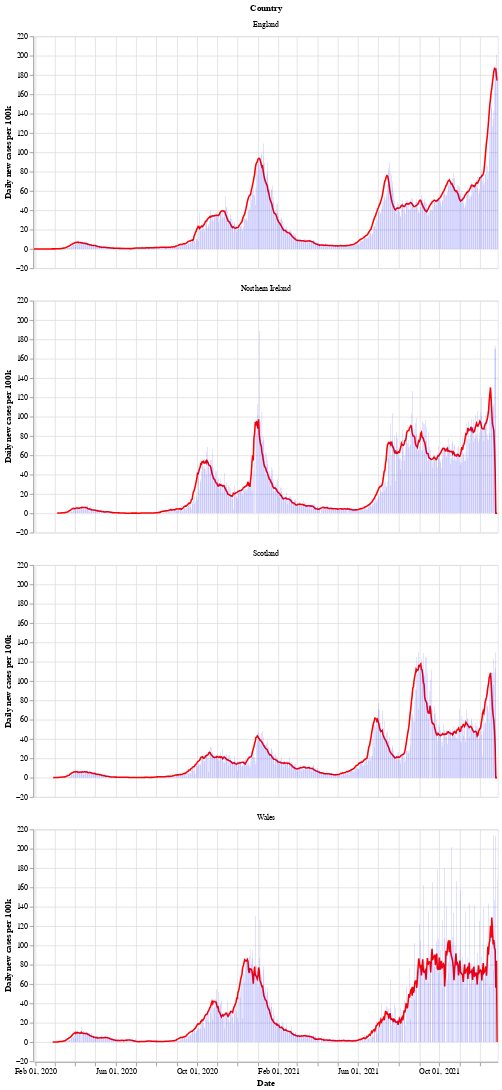

Notebook source saved alongside this figure:
### Markdown cell above
Next is a bar chart of the number of new cases in each country (per 100k population), with the 7 day moving average of cases. Again we see that Wales saw a longer period of raising and falling cases compared to the other countries.

After a period of cases falling, each nation is now seeing a rise in the number of cases - especially in Wales.

### Code cell
# collapse
bars = alt.Chart(uk_cases).mark_bar().encode(
    x=alt.X("yearmonthdate(date):T", axis=alt.Axis(title='Date')),
    y=alt.Y("newCasesRate:Q", axis=alt.Axis(title='Daily new cases per 100k')),
    tooltip='newCasesRate',
    color=alt.condition(
        alt.datum.dailyChange > 0,
        alt.value("orange"),  # The positive color
        alt.value("blue")  # The negative color
    )
).properties(title='New cases per 100k population with rolling 7 day average', width=600).interactive()
line = alt.Chart(uk_cases).mark_line(
    color='red',
    size=2,
).transform_window(
    rolling_mean='mean(newCasesRate)',
    frame=[0, 7],
    groupby=['areaName']
).encode(
    x='yearmonthdate(date):T',
    y='rolling_mean:Q'
)
alt.layer(line, bars, data=uk_cases).facet(alt.Row('areaName', title='Country'), columns=1)

### Figure 1 — Vega-Lite specification as saved in the notebook (floating-point values rounded to 4 significant figures; data arrays with more than 128 entries replaced by an {"elided": "..."} marker saying what was removed)
{"config": {"view": {"continuousWidth": 400, "continuousHeight": 300}}, "data": {"name": "data-e45089b94ed6266f6b2c561e2576aeaf"}, "facet": {"type": "nominal", "field": "areaName", "title": "Country"}, "spec": {"layer": [{"mark": {"type": "line", "color": "red", "size": 2}, "encoding": {"x": {"type": "temporal", "field": "date", "timeUnit": "yearmonthdate"}, "y": {"type": "quantitative", "field": "rolling_mean"}}, "transform": [{"window": [{"op": "mean", "field": "newCasesRate", "as": "rolling_mean"}], "frame": [0, 7], "groupby": ["areaName"]}]}, {"mark": "bar", "encoding": {"color": {"condition": {"value": "orange", "test": "(datum.dailyChange > 0)"}, "value": "blue"}, "tooltip": {"type": "quantitative", "field": "newCasesRate"}, "x": {"type": "temporal", "axis": {"title": "Date"}, "field": "date", "timeUnit": "yearmonthdate"}, "y": {"type": "quantitative", "axis": {"title": "Daily new cases per 100k"}, "field": "newCasesRate"}}, "selection": {"selector002": {"type": "interval", "bind": "scales", "encodings": ["x", "y"]}}, "title": "New cases per 100k population with rolling 7 day average", "width": 600}]}, "columns": 1, "$schema": "https://vega.github.io/schema/vega-lite/v4.8.1.json", "datasets": {"data-e45089b94ed6266f6b2c561e2576aeaf": {"elided": "2700 records"}}}
